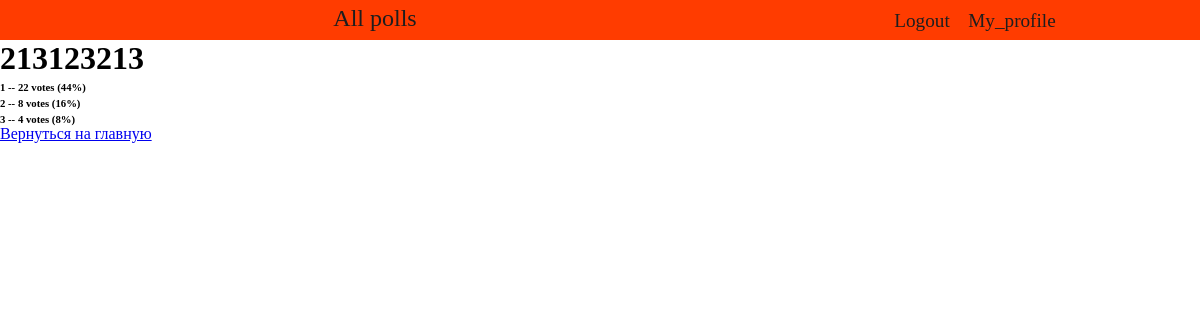
Page /polls/12/results/ (signed in) on the committed database.
### polls/models.py (models this page shows, shortened)
class Question(models.Model):
    id = models.AutoField(primary_key=True, unique=True, verbose_name='id')
    question_text = models.CharField(max_length=200)
    pub_date = models.DateTimeField(default=datetime.now())
    ex_date = models.DateTimeField(default=datetime.now() + timedelta(days=1),
                                   verbose_name='Время жизни',
                                   null=False)
    votes = models.IntegerField(default=0)
    img = models.ImageField(null=True, default='default.jpg', upload_to="images/question")
    description = models.TextField(max_length=600, null=True)
    description2 = models.TextField(max_length=600, null=True)
    voted_by = models.ManyToManyField(User, verbose_name='проголосовавшие', blank=True)

class Choice(models.Model):
    question = models.ForeignKey(Question, on_delete=models.CASCADE)
    choice_text = models.CharField(max_length=200)
    votes = models.IntegerField(default=0)
    def percentage(self):
        all_votes = Choice.objects.all()
        votes_count = 0
        for obj in all_votes:
            votes_count += obj.votes
        if self.votes != 0:
            return round((self.votes / votes_count) * 100)
        else:
            return 0

### polls/views.py (the view)
# urls.py: path(r'^(?P<pk>\d+)/results/$', views.ResultsView.as_view(), name='results'),
class ResultsView(generic.DetailView):
    model = Question
    template_name = 'polls/results.html'

### polls/templates/polls/results.html
{% extends "basic.html" %}
{% block content %}
{% load static %}
<link rel="stylesheet" href="{% static 'style.css'%}">
<div class="jumbotron">
<h1>{{ question.question_text }}</h1>
<ul>
    {% for choice in question.choice_set.all %}
    <li><h6>{{ choice.choice_text }} -- {{ choice.votes }} vote{{choice.votes|pluralize}} ({{choice.percentage}}%)</h6></li>
    {% endfor %}
</ul>
<a class="btn btn-dark btn-lg" href="{% url 'index' %}" role="button">Вернуться на главную</a>
</div>
{% endblock %}

### polls/static/style.css (style rules this page uses)
* { margin: 0; padding: 0; }

### rows in the picture
Question: question_text "213123213"
Choice: choice_text "1", votes "22", percentage "44"
Choice: choice_text "2", votes "8", percentage "16"
Choice: choice_text "3", votes "4", percentage "8"
